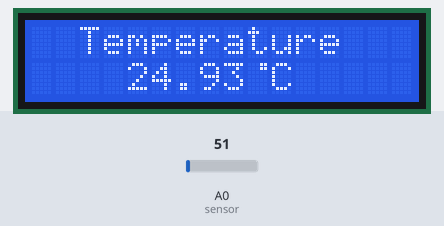
Recording of a sketch running on a simulated Arduino Uno, built with avr-gcc and run on an emulated ATmega328P. On the bench: 16×2 character LCD. Inputs (shaded band) come from the test bench; at power-on: A0 (sensor) = 51.

Above: at 5.2 s.
5.3 s: A0 (sensor) set to 61
At 6.7 s:
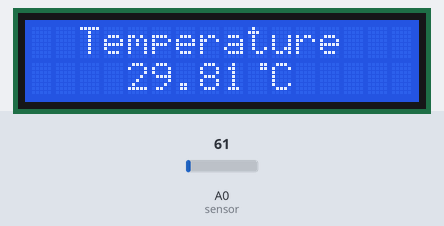
7.6 s: A0 (sensor) set to 71
At 9.3 s:
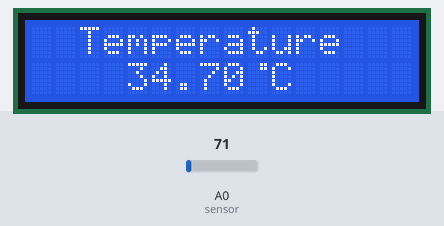
9.6 s: A0 (sensor) set to 86
At 10.8 s:
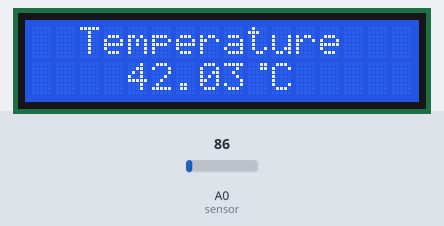
Timing chart, 0 to 12.6 s (numbered marks = the images above; inputs shaded):
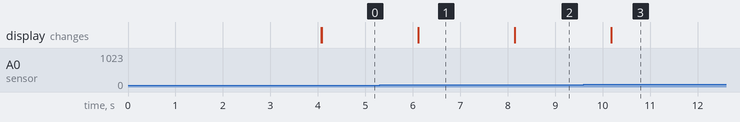

The sketch:

Temperature.ino
```cpp
/*-----------Arduino LM35 Code-------------*/
/*-----------Digital Thermometer Using Arduino-------------*/

#include<LiquidCrystal.h>
LiquidCrystal lcd(12,11,5,4,3,2);

#define sensor A0

byte degree[8] =
              {
                0b00011,
                0b00011,
                0b00000,
                0b00000,
                0b00000,
                0b00000,
                0b00000,
                0b00000
              };

void setup()
{
  lcd.begin(16,2);
  lcd.createChar(1, degree);
  lcd.setCursor(0,0);
  lcd.print("    Digital    ");
  lcd.setCursor(0,1);
  lcd.print("  Thermometer   ");
  delay(4000);
  lcd.clear();
}

void loop()
{
  /*---------Temperature-------*/
     float reading=analogRead(sensor);
     float temperature=reading*(5.0/1023.0)*100;
     delay(10);

  /*------Display Result------*/
    lcd.clear();
    lcd.setCursor(2,0);
    lcd.print("Temperature");
    lcd.setCursor(4,1);
    lcd.print(temperature);
    lcd.write(1);
    lcd.print("C");
    delay(1000);
}
```

Measured:
- after the input at 5.3 s, the display: changes after 0.82 s (image 1)
- after the input at 7.6 s, the display: changes after 0.55 s (image 2)
- after the input at 9.6 s, the display: changes after 0.58 s (image 3)
